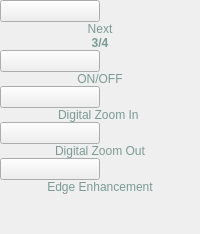
             <widget class="QWidget" name="page_26">
              <layout class="QVBoxLayout" name="verticalLayout_5">
               <property name="spacing">
                <number>0</number>
               </property>
               <property name="leftMargin">
                <number>0</number>
               </property>
               <property name="topMargin">
                <number>0</number>
               </property>
               <property name="rightMargin">
                <number>0</number>
               </property>
               <property name="bottomMargin">
                <number>0</number>
               </property>
               <item>
                <widget class="QPushButton" name="daysight_bt_next_3">
                 <property name="sizePolicy">
                  <sizepolicy hsizetype="Minimum" vsizetype="Expanding">
                   <horstretch>0</horstretch>
                   <verstretch>0</verstretch>
                  </sizepolicy>
                 </property>
                 <property name="maximumSize">
                  <size>
                   <width>100</width>
                   <height>16777215</height>
                  </size>
                 </property>
                 <property name="text">
                  <string/>
                 </property>
                </widget>
               </item>
               <item>
                <widget class="QLabel" name="label_21">
                 <property name="sizePolicy">
                  <sizepolicy hsizetype="Preferred" vsizetype="Preferred">
                   <horstretch>0</horstretch>
                   <verstretch>0</verstretch>
                  </sizepolicy>
                 </property>
                 <property name="styleSheet">
                  <string notr="true">color: rgb(123, 154, 147);
</string>
                 </property>
                 <property name="text">
                  <string>Next</string>
                 </property>
                 <property name="alignment">
                  <set>Qt::AlignCenter</set>
                 </property>
                </widget>
               </item>
               <item>
                <widget class="QLabel" name="label_22">
                 <property name="font">
                  <font>
                   <weight>75</weight>
                   <bold>true</bold>
                  </font>
                 </property>
                 <property name="styleSheet">
                  <string notr="true">color: rgb(123, 154, 147);</string>
                 </property>
                 <property name="text">
                  <string>3/4</string>
                 </property>
                 <property name="alignment">
                  <set>Qt::AlignCenter</set>
                 </property>
                </widget>
               </item>
               <item>
                <widget class="QPushButton" name="bt_on_off">
                 <property name="sizePolicy">
                  <sizepolicy hsizetype="Minimum" vsizetype="Expanding">
                   <horstretch>0</horstretch>
                   <verstretch>0</verstretch>
                  </sizepolicy>
                 </property>
                 <property name="maximumSize">
                  <size>
                   <width>100</width>
                   <height>16777215</height>
                  </size>
                 </property>
                 <property name="text">
                  <string/>
                 </property>
                </widget>
               </item>
               <item>
                <widget class="QLabel" name="label_23">
                 <property name="styleSheet">
                  <string notr="true">color: rgb(123, 154, 147);</string>
                 </property>
                 <property name="text">
                  <string>ON/OFF</string>
                 </property>
                 <property name="alignment">
                  <set>Qt::AlignCenter</set>
                 </property>
                </widget>
               </item>
               <item>
                <widget class="QPushButton" name="bt_digital_zoom_in">
                 <property name="sizePolicy">
                  <sizepolicy hsizetype="Minimum" vsizetype="Expanding">
                   <horstretch>0</horstretch>
                   <verstretch>0</verstretch>
                  </sizepolicy>
                 </property>
                 <property name="maximumSize">
                  <size>
                   <width>100</width>
                   <height>16777215</height>
                  </size>
                 </property>
                 <property name="text">
                  <string/>
                 </property>
                </widget>
               </item>
               <item>
                <widget class="QLabel" name="label_24">
                 <property name="styleSheet">
                  <string notr="true">color: rgb(123, 154, 147);</string>
                 </property>
                 <property name="text">
                  <string>Digital Zoom In </string>
                 </property>
                 <property name="alignment">
                  <set>Qt::AlignCenter</set>
                 </property>
                </widget>
               </item>
               <item>
                <widget class="QPushButton" name="bt_digital_zoom_out">
                 <property name="sizePolicy">
                  <sizepolicy hsizetype="Minimum" vsizetype="Expanding">
                   <horstretch>0</horstretch>
                   <verstretch>0</verstretch>
                  </sizepolicy>
                 </property>
                 <property name="maximumSize">
                  <size>
                   <width>100</width>
                   <height>16777215</height>
                  </size>
                 </property>
                 <property name="text">
                  <string/>
                 </property>
                </widget>
               </item>
               <item>
                <widget class="QLabel" name="label_25">
                 <property name="styleSheet">
                  <string notr="true">color: rgb(123, 154, 147);</string>
                 </property>
                 <property name="text">
                  <string>Digital Zoom Out</string>
                 </property>
                 <property name="alignment">
                  <set>Qt::AlignCenter</set>
                 </property>
                </widget>
               </item>
               <item>
                <widget class="QPushButton" name="bt_edge">
                 <property name="sizePolicy">
                  <sizepolicy hsizetype="Minimum" vsizetype="Expanding">
                   <horstretch>0</horstretch>
                   <verstretch>0</verstretch>
                  </sizepolicy>
                 </property>
                 <property name="maximumSize">
                  <size>
                   <width>100</width>
                   <height>16777215</height>
                  </size>
                 </property>
                 <property name="text">
                  <string/>
                 </property>
                </widget>
               </item>
               <item>
                <widget class="QLabel" name="label_26">
                 <property name="styleSheet">
                  <string notr="true">color: rgb(123, 154, 147);</string>
                 </property>
                 <property name="text">
                  <string>Edge Enhancement</string>
                 </property>
                 <property name="alignment">
                  <set>Qt::AlignCenter</set>
                 </property>
                </widget>
               </item>
               <item>
                <spacer name="verticalSpacer">
                 <property name="orientation">
                  <enum>Qt::Vertical</enum>
                 </property>
                 <property name="sizeHint" stdset="0">
                  <size>
                   <width>20</width>
                   <height>40</height>
                  </size>
                 </property>
                </spacer>
               </item>
              </layout>
             </widget>
